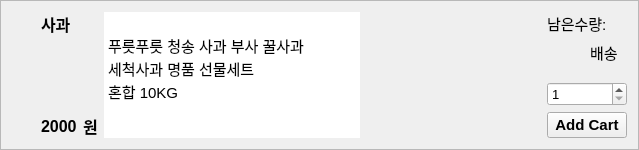
               <widget class="QFrame" name="frame_9">
                <property name="maximumSize">
                 <size>
                  <width>700</width>
                  <height>150</height>
                 </size>
                </property>
                <property name="font">
                 <font>
                  <pointsize>10</pointsize>
                 </font>
                </property>
                <property name="frameShape">
                 <enum>QFrame::StyledPanel</enum>
                </property>
                <property name="frameShadow">
                 <enum>QFrame::Raised</enum>
                </property>
                <layout class="QHBoxLayout" name="horizontalLayout_25">
                 <item>
                  <widget class="QLabel" name="label_29">
                   <property name="maximumSize">
                    <size>
                     <width>180</width>
                     <height>120</height>
                    </size>
                   </property>
                   <property name="text">
                    <string/>
                   </property>
                   <property name="pixmap">
                    <pixmap resource="resources.qrc">:/image/icon/apple.jpg</pixmap>
                   </property>
                   <property name="scaledContents">
                    <bool>true</bool>
                   </property>
                  </widget>
                 </item>
                 <item>
                  <layout class="QVBoxLayout" name="verticalLayout_25">
                   <property name="leftMargin">
                    <number>15</number>
                   </property>
                   <item>
                    <layout class="QVBoxLayout" name="verticalLayout_24">
                     <item>
                      <widget class="QLabel" name="Customer_Gui_labelProductName_1">
                       <property name="font">
                        <font>
                         <pointsize>12</pointsize>
                         <weight>75</weight>
                         <bold>true</bold>
                        </font>
                       </property>
                       <property name="text">
                        <string>사과</string>
                       </property>
                      </widget>
                     </item>
                    </layout>
                   </item>
                   <item>
                    <spacer name="verticalSpacer_5">
                     <property name="orientation">
                      <enum>Qt::Vertical</enum>
                     </property>
                     <property name="sizeHint" stdset="0">
                      <size>
                       <width>20</width>
                       <height>40</height>
                      </size>
                     </property>
                    </spacer>
                   </item>
                   <item>
                    <layout class="QHBoxLayout" name="horizontalLayout_6">
                     <item>
                      <widget class="QLabel" name="Customer_Gui_labelPrice_1">
                       <property name="font">
                        <font>
                         <pointsize>12</pointsize>
                         <weight>75</weight>
                         <bold>true</bold>
                        </font>
                       </property>
                       <property name="text">
                        <string>2000</string>
                       </property>
                      </widget>
                     </item>
                     <item>
                      <widget class="QLabel" name="label_4">
                       <property name="font">
                        <font>
                         <pointsize>12</pointsize>
                         <weight>75</weight>
                         <bold>true</bold>
                        </font>
                       </property>
                       <property name="text">
                        <string>원</string>
                       </property>
                      </widget>
                     </item>
                    </layout>
                   </item>
                  </layout>
                 </item>
                 <item>
                  <widget class="QTextEdit" name="textEdit">
                   <property name="styleSheet">
                    <string notr="true">border: none;</string>
                   </property>
                   <property name="readOnly">
                    <bool>true</bool>
                   </property>
                   <property name="html">
                    <string>&lt;!DOCTYPE HTML PUBLIC &quot;-//W3C//DTD HTML 4.0//EN&quot; &quot;http://www.w3.org/TR/REC-html40/strict.dtd&quot;&gt;
&lt;html&gt;&lt;head&gt;&lt;meta name=&quot;qrichtext&quot; content=&quot;1&quot; /&gt;&lt;style type=&quot;text/css&quot;&gt;
p, li { white-space: pre-wrap; }
&lt;/style&gt;&lt;/head&gt;&lt;body style=&quot; font-family:'Ubuntu'; font-size:11pt; font-weight:400; font-style:normal;&quot;&gt;
&lt;p style=&quot;-qt-paragraph-type:empty; margin-top:0px; margin-bottom:0px; margin-left:0px; margin-right:0px; -qt-block-indent:0; text-indent:0px;&quot;&gt;&lt;br /&gt;&lt;/p&gt;
&lt;p style=&quot; margin-top:0px; margin-bottom:0px; margin-left:0px; margin-right:0px; -qt-block-indent:0; text-indent:0px;&quot;&gt;푸릇푸릇 청송 사과 부사 꿀사과&lt;/p&gt;
&lt;p style=&quot; margin-top:0px; margin-bottom:0px; margin-left:0px; margin-right:0px; -qt-block-indent:0; text-indent:0px;&quot;&gt;세척사과 명품 선물세트&lt;/p&gt;
&lt;p style=&quot; margin-top:0px; margin-bottom:0px; margin-left:0px; margin-right:0px; -qt-block-indent:0; text-indent:0px;&quot;&gt;혼합 10KG&lt;/p&gt;&lt;/body&gt;&lt;/html&gt;</string>
                   </property>
                  </widget>
                 </item>
                 <item>
                  <spacer name="horizontalSpacer_7">
                   <property name="orientation">
                    <enum>Qt::Horizontal</enum>
                   </property>
                   <property name="sizeHint" stdset="0">
                    <size>
                     <width>181</width>
                     <height>20</height>
                    </size>
                   </property>
                  </spacer>
                 </item>
                 <item>
                  <layout class="QVBoxLayout" name="verticalLayout_13">
                   <item>
                    <layout class="QHBoxLayout" name="horizontalLayout_7">
                     <item>
                      <widget class="QLabel" name="stockText1">
                       <property name="font">
                        <font>
                         <pointsize>11</pointsize>
                        </font>
                       </property>
                       <property name="text">
                        <string>남은수량:</string>
                       </property>
                      </widget>
                     </item>
                     <item>
                      <widget class="QLabel" name="Customer_Gui_labelStock_1">
                       <property name="text">
                        <string/>
                       </property>
                      </widget>
                     </item>
                    </layout>
                   </item>
                   <item>
                    <layout class="QHBoxLayout" name="horizontalLayout_24">
                     <item>
                      <widget class="QLabel" name="Customer_Gui_labelDelivery_1">
                       <property name="text">
                        <string/>
                       </property>
                      </widget>
                     </item>
                     <item>
                      <widget class="QLabel" name="deliveryText1">
                       <property name="font">
                        <font>
                         <pointsize>11</pointsize>
                        </font>
                       </property>
                       <property name="layoutDirection">
                        <enum>Qt::LeftToRight</enum>
                       </property>
                       <property name="text">
                        <string>배송</string>
                       </property>
                      </widget>
                     </item>
                    </layout>
                   </item>
                   <item>
                    <spacer name="verticalSpacer_6">
                     <property name="orientation">
                      <enum>Qt::Vertical</enum>
                     </property>
                     <property name="sizeHint" stdset="0">
                      <size>
                       <width>20</width>
                       <height>18</height>
                      </size>
                     </property>
                    </spacer>
                   </item>
                   <item>
                    <layout class="QVBoxLayout" name="verticalLayout_26">
                     <item>
                      <widget class="QSpinBox" name="Customer_Gui_spinboxQuantity_1">
                       <property name="minimum">
                        <number>1</number>
                       </property>
                      </widget>
                     </item>
                     <item>
                      <widget class="QPushButton" name="Customer_Gui_btnAddCart_1">
                       <property name="font">
                        <font>
                         <pointsize>11</pointsize>
                         <weight>75</weight>
                         <bold>true</bold>
                        </font>
                       </property>
                       <property name="text">
                        <string>Add Cart</string>
                       </property>
                      </widget>
                     </item>
                    </layout>
                   </item>
                  </layout>
                 </item>
                </layout>
               </widget>
